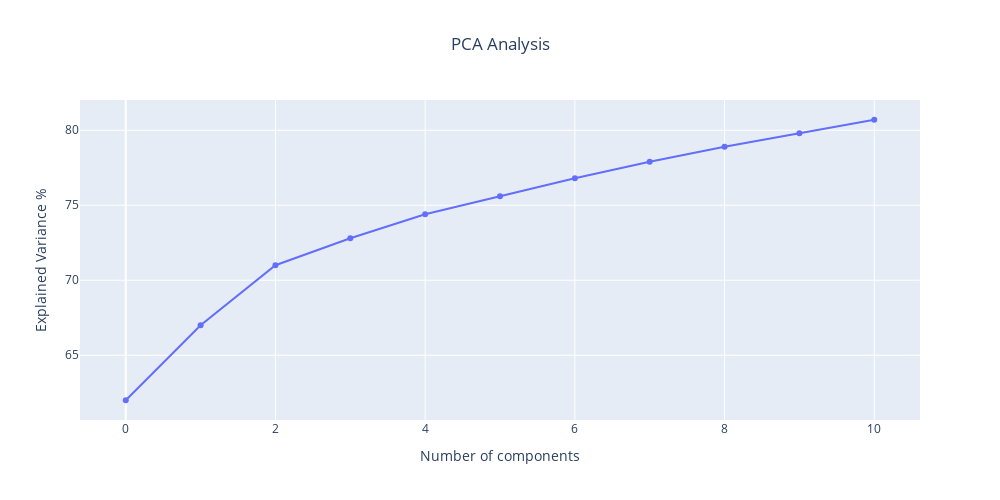

Here is the notebook cell this chart was saved with:
### Markdown cell above
- Since there are a **lot of features used** to fit the model, it becomes a **tedious** task for the model to **assess every feature**.

- We will use the **dimensionality reduction** technique - **Principle Component Analysis**.

- PCA will **reduce** the number of **features** used to fit the model.

- We will directly **perform PCA** on our **already standardized features** stored in **X**.

- We are aiming to **retain 80%** of the **variance** from the data.

### Code cell
from sklearn.decomposition import PCA                               # Importing to create an instance of PCA model
import plotly.graph_objs as go                                      # Importing plotly for interactive visualizations
# Perform PCA on X (standardized features)
pca = PCA(n_components=0.80, random_state=0).fit(X_train)

# Calculate the explained variance
var = np.cumsum(np.round(a=pca.explained_variance_ratio_, decimals=3) * 100)

# Initiate an empty figure
fig = go.Figure()

# Add a trace of bar to the figure
fig.add_trace(trace=go.Scatter(x=list(range(1000)),
                               y= var,
                               name="'Cumulative Explained Variance'",
                               mode='lines+markers'))

# Update the layout with some cosmetics
fig.update_layout(height=500, 
                  width=1000, 
                  title_text='PCA Analysis', 
                  title_x=0.5,
                  xaxis_title='Number of components', 
                  yaxis_title='Explained Variance %')

# Display the figure
fig.show()

### Figure 1 — Plotly figure (JSON) as saved in the notebook; plotly's stock layout.template omitted (floating-point values rounded to 4 significant figures; data arrays with more than 128 entries replaced by an {"elided": "..."} marker saying what was removed)
{"data": [{"mode": "lines+markers", "name": "'Cumulative Explained Variance'", "type": "scatter", "x": {"elided": "1000 int values"}, "y": [62, 67, 71, 72.8, 74.4, 75.6, 76.8, 77.9, 78.9, 79.8, 80.7]}], "layout": {"height": 500, "title": {"text": "PCA Analysis", "x": 0.5}, "width": 1000, "xaxis": {"title": {"text": "Number of components"}}, "yaxis": {"title": {"text": "Explained Variance %"}}}}
